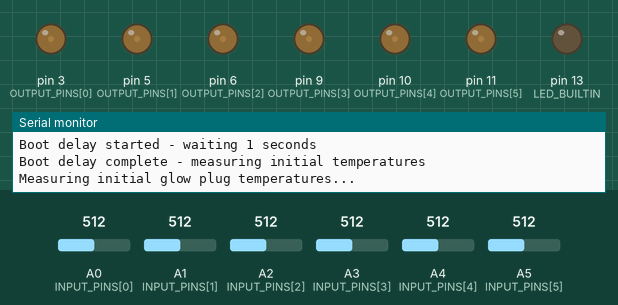
The sketch below on a simulated Arduino Uno, built with avr-gcc and run on an emulated ATmega328P. Parts: output pins drawn as LEDs (lit = HIGH), the last lines printed to the serial monitor. Inputs (shaded band) come from the test bench; at power-on: A0 (INPUT_PINS[0]) = 512, A1 (INPUT_PINS[1]) = 512, A2 (INPUT_PINS[2]) = 512, A3 (INPUT_PINS[3]) = 512, A4 (INPUT_PINS[4]) = 512, A5 (INPUT_PINS[5]) = 512.

Above: at 1.4 s.
1.5 s: A0 (INPUT_PINS[0]) set to 587
At 3.6 s:
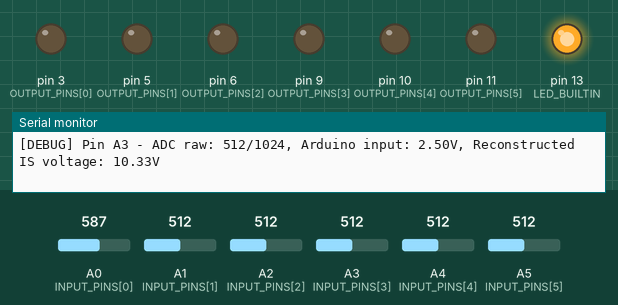
5.0 s: A0 (INPUT_PINS[0]) set to 608
At 7.0 s:
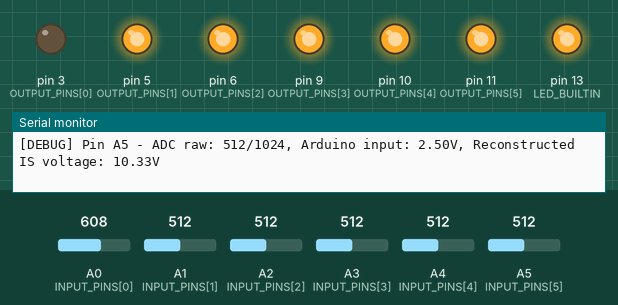
7.4 s: A1 (INPUT_PINS[1]) set to 592
10.9 s: A1 (INPUT_PINS[1]) set to 616
At 11.9 s:
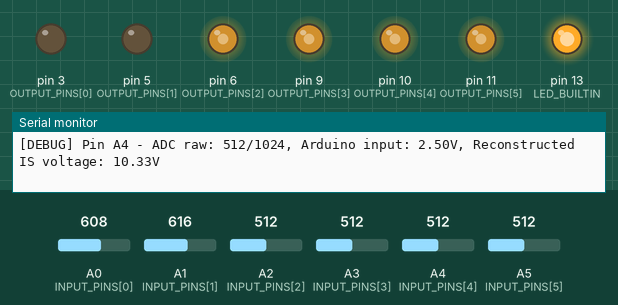
12.9 s: A2 (INPUT_PINS[2]) set to 592
16.4 s: A2 (INPUT_PINS[2]) set to 617
At 16.9 s:
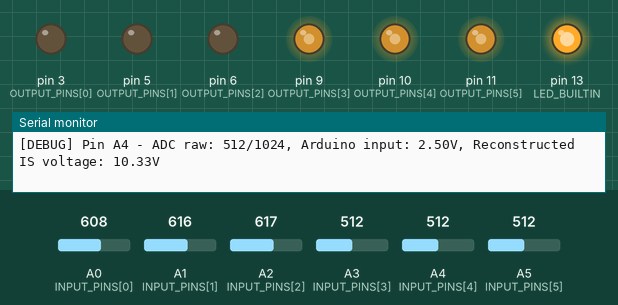
Timing chart, 0 to 22.8 s (numbered marks = the images above; inputs shaded):
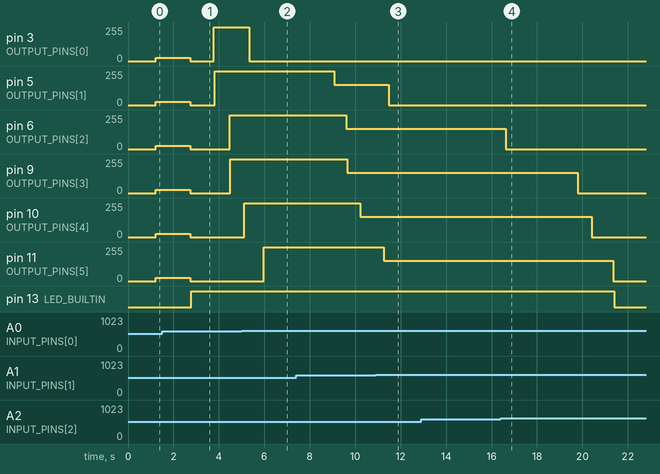

The sketch:

glow-plug-controller.ino
```cpp
// (licence header left out)
#include "config.h"
#include "output_control.h"
#include "state_machine.h"
#include "current_monitor.h"
#include "fault_indication.h"

// Global variable definitions
ControllerState currentState;
unsigned long stateStartTime;
bool outputEnabled[NUM_OUTPUTS];
float currentDutyCycle[NUM_OUTPUTS];
OutputState outputStates[NUM_OUTPUTS];
unsigned long outputStartTimes[NUM_OUTPUTS];
unsigned long outputStaggerStartTime[NUM_OUTPUTS];
int outputTotalDuration[NUM_OUTPUTS];
float initialTemperatures[NUM_OUTPUTS];
bool outputFaulted[NUM_OUTPUTS];
int firstFaultedOutput;

void setup() {
  Serial.begin(9600);
  DEBUG_PRINTLN("Glow Plug Controller Initializing");

  // Initialize outputs
  initializeOutputs();

  // Initialize inputs
  for(int i = 0 ; i < NUM_INPUTS ; i++) {
    pinMode(INPUT_PINS[i], INPUT);
  }
  DEBUG_PRINTLN("All inputs initialized");

  pinMode(LED_BUILTIN, OUTPUT);
  digitalWrite(LED_BUILTIN, LOW);

  // Initialize current monitoring
  initializeCurrentMonitoring();

  // Initialize fault indication
  initializeFaultIndication();

  // Initialize state machine
  initializeStateMachine();
}

void loop() {
  updateStateMachine();
  monitorAllCurrents();
  updateFaultIndication();
  delay(10);
}
```

current_monitor.cpp
```cpp
#include "current_monitor.h"
#include "output_control.h"
#include "fault_indication.h"

void initializeCurrentMonitoring() {
  DEBUG_PRINTLN("Current monitoring initialized");
  DEBUG_PRINT("Voltage divider ratio: ");
  DEBUG_PRINTLN(VOLTAGE_DIVIDER_R2 / (VOLTAGE_DIVIDER_R1 + VOLTAGE_DIVIDER_R2));
  DEBUG_PRINT("Current limits: ");
  DEBUG_PRINT(MIN_CURRENT_THRESHOLD);
  DEBUG_PRINT("A to ");
  DEBUG_PRINT(MAX_CURRENT_THRESHOLD);
  DEBUG_PRINTLN("A");
}

float readVoltageFromADC(int inputPin) {
  int adcValue = analogRead(inputPin);
  float arduinoVoltage = (adcValue / ADC_RESOLUTION) * ARDUINO_VREF;

  // Convert back to original voltage before voltage divider
  float originalVoltage = arduinoVoltage * (VOLTAGE_DIVIDER_R1 + VOLTAGE_DIVIDER_R2) / VOLTAGE_DIVIDER_R2;

  // ALWAYS show detailed debug during current issues
  DEBUG_PRINT("[DEBUG] Pin A");
  DEBUG_PRINT(inputPin - A0);
  DEBUG_PRINT(" - ADC raw: ");
  DEBUG_PRINT(adcValue);
  DEBUG_PRINT("/1024, Arduino input: ");
  DEBUG_PRINT(arduinoVoltage);
  DEBUG_PRINT("V, Reconstructed IS voltage: ");
  DEBUG_PRINT(originalVoltage);
  DEBUG_PRINTLN("V");

  return originalVoltage;
}

float convertVoltageToCurrent(float senseVoltage) {
  // BTS50010 provides a current sense output
  // Empirical calibration: reported 9.67A when actual was 16A
  // Correction factor: 16A / 9.67A = 1.65

  const float SENSE_RESISTOR = 1.0; // Assuming 1 ohm sense resistor
  const float CALIBRATION_FACTOR = 1.65; // Empirical correction based on actual measurements

  float senseCurrent = senseVoltage / SENSE_RESISTOR;
  float loadCurrent = senseCurrent * (BTS50010_SENSE_RATIO / 10000.0) * CALIBRATION_FACTOR;

  return loadCurrent;
}

float estimateGlowPlugTemperature(float current) {
  if (current <= 0.1) {
    return AMBIENT_TEMP; // No current, assume ambient temperature
  }

  // Simplified temperature estimation based on current
  // Real glow plugs have complex temperature/current relationships
  // This is a basic linear approximation

  // Assume 12V supply for resistance calculation
  float voltage = 13.8; // Vehicle supply voltage
  float resistance = voltage / current;

  // Temperature calculation based on resistance change
  // R(T) = R0 * (1 + α * ΔT)
  // T = T0 + (R - R0) / (R0 * α)

  float deltaR = resistance - GLOW_PLUG_RESISTANCE_COLD;
  float deltaT = deltaR / (GLOW_PLUG_RESISTANCE_COLD * TEMP_COEFFICIENT);
  float temperature = AMBIENT_TEMP + deltaT;

  // Clamp to reasonable range
  temperature = constrain(temperature, AMBIENT_TEMP, 1000.0);

  return temperature;
}

CurrentReading readGlowPlugCurrent(int outputIndex) {
  CurrentReading reading;
  reading.isValid = false;
  reading.current = 0.0;
  reading.estimatedTemp = AMBIENT_TEMP;
  reading.isOvercurrent = false;
  reading.isUndercurrent = false;

  // Check if output index is valid
  if (outputIndex < 0 || outputIndex >= NUM_INPUTS) {
    return reading;
  }

  // Check if output is enabled - no current if disabled
  if (!isOutputEnabled(outputIndex)) {
    reading.isValid = true;
    return reading;
  }

  // Read voltage from corresponding input pin
  float senseVoltage = readVoltageFromADC(INPUT_PINS[outputIndex]);

  // Convert voltage to current
  reading.current = convertVoltageToCurrent(senseVoltage);

  // Estimate temperature
  reading.estimatedTemp = estimateGlowPlugTemperature(reading.current);

  // Check current limits
  reading.isOvercurrent = (reading.current > MAX_CURRENT_THRESHOLD);
  reading.isUndercurrent = (reading.current < MIN_CURRENT_THRESHOLD && reading.current > 0.5); // Only flag if some current

  reading.isValid = true;

  return reading;
}

void checkCurrentLimitsAndDisable(int outputIndex, CurrentReading reading) {
  if (!reading.isValid) {
    return;
  }

  bool shouldDisable = false;
  bool hasFault = false;

  if (reading.isOvercurrent) {
    DEBUG_PRINT("OVERCURRENT detected on output ");
    DEBUG_PRINT(outputIndex);
    DEBUG_PRINT(": ");
    DEBUG_PRINT(reading.current);
    DEBUG_PRINTLN("A");
    shouldDisable = true;
    hasFault = true;
  }

  if (reading.isUndercurrent) {
    DEBUG_PRINT("UNDERCURRENT detected on output ");
    DEBUG_PRINT(outputIndex);
    DEBUG_PRINT(": ");
    DEBUG_PRINT(reading.current);
    DEBUG_PRINTLN("A");
    shouldDisable = true;
    hasFault = true;
  }

  // Set fault flag for LED indication
  setOutputFault(outputIndex, hasFault);

  if (shouldDisable && isOutputEnabled(outputIndex)) {
    enableOutput(outputIndex, false);
    DEBUG_PRINT("Output ");
    DEBUG_PRINT(outputIndex);
    DEBUG_PRINTLN(" disabled due to current fault - LED will indicate fault");
  }

  // Optional: Log temperature for monitoring
  if (reading.current > 1.0) { // Only log when significant current
    static unsigned long lastTempLog = 0;
    if (millis() - lastTempLog > 1000) { // Log every second
      DEBUG_PRINT("Output ");
      DEBUG_PRINT(outputIndex);
      DEBUG_PRINT(" - Current: ");
      DEBUG_PRINT(reading.current);
      DEBUG_PRINT("A, Est. Temp: ");
      DEBUG_PRINT(reading.estimatedTemp);
      DEBUG_PRINTLN("°C");
      lastTempLog = millis();
    }
  }
}

void measureInitialTemperatures() {
  DEBUG_PRINTLN("Measuring initial glow plug temperatures...");

  // Turn on all outputs simultaneously at low power for faster measurement
  for (int i = 0; i < NUM_OUTPUTS; i++) {
    if (outputEnabled[i]) {
      setOutput(i, 0.1); // Apply low duty cycle (10%) to all plugs
    }
  }

  delay(200); // Wait for current to stabilize - reduced from 500ms per plug

  // Read all temperatures
  for (int i = 0; i < NUM_OUTPUTS; i++) {
    if (!outputEnabled[i]) continue;

    CurrentReading reading = readGlowPlugCurrent(i);
    if (reading.isValid) {
      initialTemperatures[i] = reading.estimatedTemp;
      setOutputTimingBasedOnTemperature(i, reading.estimatedTemp);

      DEBUG_PRINT("Output ");
      DEBUG_PRINT(i);
      DEBUG_PRINT(" initial temp: ");
      DEBUG_PRINT(reading.estimatedTemp);
      DEBUG_PRINT("°C, total duration: ");
      DEBUG_PRINT(outputTotalDuration[i] / 1000);
      DEBUG_PRINTLN("s");
    }
  }

  // Turn all outputs off
  for (int i = 0; i < NUM_OUTPUTS; i++) {
    setOutput(i, 0.0);
  }

  delay(50); // Brief pause before starting main sequence - reduced from 100ms
}

void setOutputTimingBasedOnTemperature(int outputIndex, float temperature) {
  if (outputIndex < 0 || outputIndex >= NUM_OUTPUTS) {
    return;
  }

  if (temperature >= HOT_PLUG_TEMP_THRESHOLD) {
    outputTotalDuration[outputIndex] = HOT_ENGINE_TOTAL_MS;
    DEBUG_PRINT("Output ");
    DEBUG_PRINT(outputIndex);
    DEBUG_PRINT(" classified as HOT engine - ");
    DEBUG_PRINT(HOT_ENGINE_TOTAL_MS / 1000);
    DEBUG_PRINT(" second total (");
    DEBUG_PRINT(FULL_POWER_DURATION_MS / 1000);
    DEBUG_PRINT("s@100% + ");
    DEBUG_PRINT((HOT_ENGINE_TOTAL_MS - FULL_POWER_DURATION_MS) / 1000);
    DEBUG_PRINT("s@");
    DEBUG_PRINT(REDUCED_DUTY_CYCLE * 100);
    DEBUG_PRINTLN("%)");
  } else {
    outputTotalDuration[outputIndex] = COLD_ENGINE_TOTAL_MS;
    DEBUG_PRINT("Output ");
    DEBUG_PRINT(outputIndex);
    DEBUG_PRINT(" classified as COLD engine - ");
    DEBUG_PRINT(COLD_ENGINE_TOTAL_MS / 1000);
    DEBUG_PRINT(" second total (");
    DEBUG_PRINT(FULL_POWER_DURATION_MS / 1000);
    DEBUG_PRINT("s@100% + ");
    DEBUG_PRINT((COLD_ENGINE_TOTAL_MS - FULL_POWER_DURATION_MS) / 1000);
    DEBUG_PRINT("s@");
    DEBUG_PRINT(REDUCED_DUTY_CYCLE * 100);
    DEBUG_PRINTLN("%)");
  }
}

void monitorAllCurrents() {
  // Only monitor when outputs are actually running
  if (currentState == STATE_FULL_POWER) {
    for (int i = 0; i < NUM_OUTPUTS; i++) {
      CurrentReading reading = readGlowPlugCurrent(i);
      if (!DISABLE_CURRENT_LIMITS) {
        checkCurrentLimitsAndDisable(i, reading);
      }
    }
  }
}
```

current_monitor.h
```cpp
#ifndef CURRENT_MONITOR_H
#define CURRENT_MONITOR_H

#include "config.h"

struct CurrentReading {
  float current;
  float estimatedTemp;
  bool isValid;
  bool isOvercurrent;
  bool isUndercurrent;
};

// Function declarations
void initializeCurrentMonitoring();
float readVoltageFromADC(int inputPin);
float convertVoltageToCurrent(float senseVoltage);
float estimateGlowPlugTemperature(float current);
CurrentReading readGlowPlugCurrent(int outputIndex);
void checkCurrentLimitsAndDisable(int outputIndex, CurrentReading reading);
void monitorAllCurrents();
void measureInitialTemperatures();
void setOutputTimingBasedOnTemperature(int outputIndex, float temperature);

#endif
```

fault_indication.cpp
```cpp
#include "fault_indication.h"

// Local state variables for LED blinking
static unsigned long lastBlinkTime = 0;
static int currentBlink = 0;
static bool ledState = false;
static bool inSequencePause = false;
static unsigned long sequencePauseStart = 0;
static int faultOutputToIndicate = -1;

void initializeFaultIndication() {
  DEBUG_PRINTLN("Fault indication system initialized");
  lastBlinkTime = 0;
  currentBlink = 0;
  ledState = false;
  inSequencePause = false;
  faultOutputToIndicate = -1;
}

void setOutputFault(int outputIndex, bool faulted) {
  if (outputIndex < 0 || outputIndex >= NUM_OUTPUTS) {
    return;
  }

  bool wasFaulted = outputFaulted[outputIndex];
  outputFaulted[outputIndex] = faulted;

  if (faulted && !wasFaulted) {
    DEBUG_PRINT("FAULT detected on output ");
    DEBUG_PRINTLN(outputIndex);

    // Update first faulted output if this is the first or lower index
    if (firstFaultedOutput == -1 || outputIndex < firstFaultedOutput) {
      firstFaultedOutput = outputIndex;
      DEBUG_PRINT("First faulted output updated to: ");
      DEBUG_PRINTLN(firstFaultedOutput);
    }
  }

  // If this fault is cleared and it was the first faulted output,
  // find the next lowest faulted output
  if (!faulted && wasFaulted && outputIndex == firstFaultedOutput) {
    firstFaultedOutput = -1;
    for (int i = 0; i < NUM_OUTPUTS; i++) {
      if (outputFaulted[i]) {
        firstFaultedOutput = i;
        break;
      }
    }

    if (firstFaultedOutput == -1) {
      DEBUG_PRINTLN("All faults cleared");
    } else {
      DEBUG_PRINT("First faulted output updated to: ");
      DEBUG_PRINTLN(firstFaultedOutput);
    }
  }
}

bool hasAnyFaults() {
  return (firstFaultedOutput != -1);
}

int getFirstFaultedOutput() {
  return firstFaultedOutput;
}

void updateFaultIndication() {
  unsigned long currentTime = millis();

  // If no faults, ensure LED is off and reset state
  if (!hasAnyFaults()) {
    if (currentState != STATE_FULL_POWER) { // Don't interfere with normal operation LED
      digitalWrite(LED_BUILTIN, LOW);
    }
    currentBlink = 0;
    inSequencePause = false;
    faultOutputToIndicate = -1;
    return;
  }

  // Don't interfere with LED during normal glow plug operation
  if (currentState == STATE_FULL_POWER) {
    return;
  }

  // Get the fault to indicate (1-based for user display)
  int faultToShow = firstFaultedOutput + 1; // Convert to 1-based

  // Check if we need to start a new sequence
  if (faultOutputToIndicate != firstFaultedOutput) {
    faultOutputToIndicate = firstFaultedOutput;
    currentBlink = 0;
    inSequencePause = false;
    lastBlinkTime = currentTime;
    ledState = false;
    digitalWrite(LED_BUILTIN, LOW);
  }

  // Handle sequence pause between repetitions
  if (inSequencePause) {
    if (currentTime - sequencePauseStart >= SEQUENCE_PAUSE_MS) {
      inSequencePause = false;
      currentBlink = 0;
      lastBlinkTime = currentTime;
      ledState = false;
      digitalWrite(LED_BUILTIN, LOW);
    }
    return;
  }

  // Check if it's time to change LED state
  unsigned long timeSinceLastChange = currentTime - lastBlinkTime;

  if (!ledState && timeSinceLastChange >= BLINK_OFF_TIME_MS) {
    // Time to turn LED on for next blink
    if (currentBlink < faultToShow) {
      digitalWrite(LED_BUILTIN, HIGH);
      ledState = true;
      lastBlinkTime = currentTime;
    } else {
      // Finished all blinks, start sequence pause
      inSequencePause = true;
      sequencePauseStart = currentTime;
    }
  } else if (ledState && timeSinceLastChange >= BLINK_ON_TIME_MS) {
    // Time to turn LED off
    digitalWrite(LED_BUILTIN, LOW);
    ledState = false;
    lastBlinkTime = currentTime;
    currentBlink++;
  }
}
```

fault_indication.h
```cpp
#ifndef FAULT_INDICATION_H
#define FAULT_INDICATION_H

#include "config.h"

// LED fault indication constants
const int BLINK_ON_TIME_MS = 300;       // LED on duration for each blink
const int BLINK_OFF_TIME_MS = 200;      // LED off duration between blinks
const int SEQUENCE_PAUSE_MS = 1500;     // Pause between blink sequences
const int FAULT_CHECK_INTERVAL_MS = 100; // How often to update fault indication

// Function declarations
void initializeFaultIndication();
void updateFaultIndication();
void setOutputFault(int outputIndex, bool faulted);
bool hasAnyFaults();
int getFirstFaultedOutput();

#endif
```

output_control.cpp
```cpp
#include "output_control.h"

void initializeOutputs() {
  // Initialize all outputs to OFF and enable all outputs by default
  for(int i = 0 ; i < NUM_OUTPUTS ; i++) {
    pinMode(OUTPUT_PINS[i], OUTPUT);
    digitalWrite(OUTPUT_PINS[i], LOW);
    analogWrite(OUTPUT_PINS[i], 0);
    outputEnabled[i] = true;
    currentDutyCycle[i] = 0.0;
    outputStates[i] = OUTPUT_OFF;
    outputStartTimes[i] = 0;
    outputStaggerStartTime[i] = 0;
    outputTotalDuration[i] = COLD_ENGINE_TOTAL_MS; // Default to cold
    initialTemperatures[i] = 0; // first read will estimate this
    outputFaulted[i] = false;
  }
  firstFaultedOutput = -1; // No faults initially
  DEBUG_PRINTLN("All outputs initialized to OFF and enabled");
}

void setOutput(int outputIndex, float dutyCycle) {
  if (outputIndex < 0 || outputIndex >= NUM_OUTPUTS) {
    return;
  }

  dutyCycle = constrain(dutyCycle, 0.0, 1.0);
  currentDutyCycle[outputIndex] = dutyCycle;

  if (outputEnabled[outputIndex]) {
    int pwmValue = (int)(dutyCycle * 255);
    analogWrite(OUTPUT_PINS[outputIndex], pwmValue);
  } else {
    analogWrite(OUTPUT_PINS[outputIndex], 0);
  }
}

void setAllOutputs(float dutyCycle) {
  for(int i = 0; i < NUM_OUTPUTS; i++) {
    setOutput(i, dutyCycle);
  }
}

void enableOutput(int outputIndex, bool enabled) {
  if (outputIndex < 0 || outputIndex >= NUM_OUTPUTS) {
    return;
  }

  outputEnabled[outputIndex] = enabled;

  if (!enabled) {
    analogWrite(OUTPUT_PINS[outputIndex], 0);
    DEBUG_PRINT("Output ");
    DEBUG_PRINT(outputIndex);
    DEBUG_PRINTLN(" disabled");
  } else {
    setOutput(outputIndex, currentDutyCycle[outputIndex]);
    DEBUG_PRINT("Output ");
    DEBUG_PRINT(outputIndex);
    DEBUG_PRINTLN(" enabled");
  }
}

bool isOutputEnabled(int outputIndex) {
  if (outputIndex < 0 || outputIndex >= NUM_OUTPUTS) {
    return false;
  }
  return outputEnabled[outputIndex];
}
```

output_control.h
```cpp
#ifndef OUTPUT_CONTROL_H
#define OUTPUT_CONTROL_H

#include "config.h"

// Output control functions
void setOutput(int outputIndex, float dutyCycle);
void setAllOutputs(float dutyCycle);
void enableOutput(int outputIndex, bool enabled);
bool isOutputEnabled(int outputIndex);
void initializeOutputs();

#endif
```

state_machine.h
```cpp
#ifndef STATE_MACHINE_H
#define STATE_MACHINE_H

#include "config.h"

// State machine functions
void initializeStateMachine();
void updateStateMachine();
void enterLowPowerMode();
void updateIndividualOutputs();
void startFullPowerPhase();

#endif
```

Source omitted: state_machine.cpp (4483 bytes), config.h (3796 bytes)

Measured:
- the behaviour switches between 600 and 601 on A0 (INPUT_PINS[0]) (found by bisection; images 1 and 2)
- the behaviour switches between 600 and 601 on A1 (INPUT_PINS[1]) (found by bisection; images 2 and 3)
- the behaviour switches between 600 and 601 on A2 (INPUT_PINS[2]) (found by bisection; images 3 and 4)
- after the input at 5.0 s, pin 3 (OUTPUT_PINS[0]): 255/255 → 0/255 after 0.33 s
- after the input at 10.9 s, pin 5 (OUTPUT_PINS[1]): 153/255 → 0/255 after 0.57 s
- after the input at 16.4 s, pin 6 (OUTPUT_PINS[2]): 153/255 → 0/255 after 0.24 s instead of 3.2 s
